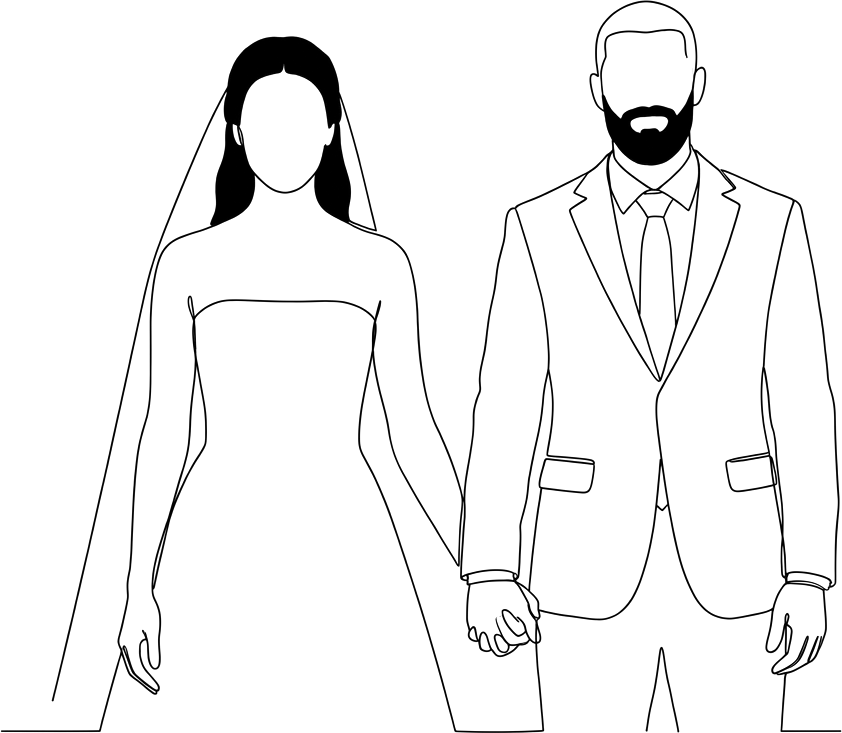
#> input picture img/capa.png, 842 x 733 px
$ python gerar-og.py
#> lines starting #> are read from the running program, lines starting #| are printed output that depends on the picture
#!/usr/bin/env python3
"""Gera a imagem de preview (Open Graph) a partir da ilustração da capa.

    python3 tools/gerar-og.py

A ilustração é preta sobre transparente, então não serve direto: no WhatsApp
a transparência vira preto. Aqui ela é composta sobre o papel do tema e
recolorida no verde, junto do nome em Cormorant Garamond — a mesma fonte do
site, para o preview e a capa parecerem a mesma coisa.
"""
import os
from PIL import Image, ImageDraw, ImageFont

RAIZ = os.path.dirname(os.path.dirname(os.path.abspath(__file__)))
L, A = 1200, 630
PAPEL, SAGE, TINTA, MUTED, DOURADO = (251,250,247), (138,156,126), (38,55,43), (107,114,99), (217,196,139)

EYEBROW = 'U M   P R E S E N T E   P A R A   D E S E M B R U L H A R'
NOME    = 'Bruna e Alexandre'


def cormorant(tamanho):
    f = ImageFont.truetype(os.path.join(RAIZ, 'tools/fontes/cormorant.ttf'), tamanho)
    try:
        f.set_variation_by_axes([300])   # light, como no site
    except Exception:
        pass
    return f


def gerar():
    og = Image.new('RGB', (L, A), PAPEL)
    d = ImageDraw.Draw(og)

    def centro(txt, f, y, cor):
#> called with y = 84, cor = (107, 114, 99)
        x0, y0, x1, y1 = d.textbbox((0, 0), txt, font=f)
#> x0 = 0; y0 = 4; x1 = 553; y1 = 19
        d.text(((L - (x1 - x0)) // 2 - x0, y - y0), txt, font=f, fill=cor)
        return y + (y1 - y0)

    sans = ImageFont.truetype('/System/Library/Fonts/Supplemental/Futura.ttc', 20)
    centro(EYEBROW, sans, 84, MUTED)
    fim = centro(NOME, cormorant(76), 124, TINTA)
#> fim = 181

    filete = fim + 30
#> filete = 211
    d.line([(L//2 - 32, filete), (L//2 + 32, filete)], fill=DOURADO, width=2)

    arte = Image.open(os.path.join(RAIZ, 'img/capa.png')).convert('RGBA')
#> arte is the input picture: PIL image 842x733 RGBA; mean R, G, B, A 0, 0, 0, 13.4
    alvo = 300
    largura = round(arte.width * alvo / arte.height)
#> largura = 345
    arte = arte.resize((largura, alvo), Image.LANCZOS)
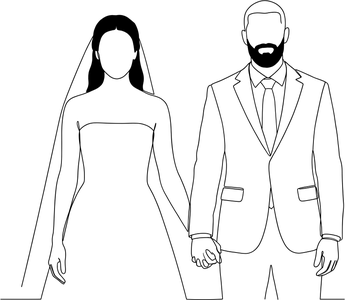
#> arte: PIL image 345x300 RGBA; mean R, G, B, A 0, 0, 0, 14.2; transparent parts drawn white
    verde = Image.new('RGBA', arte.size, SAGE + (0,))
    verde.putalpha(arte.getchannel('A'))
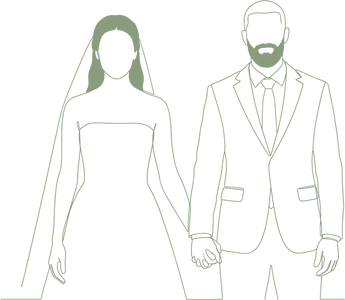
#> verde: PIL image 345x300 RGBA; mean R, G, B, A 138, 156, 126, 14.2; transparent parts drawn white
    og.paste(verde, ((L - largura) // 2, filete + 28), verde)
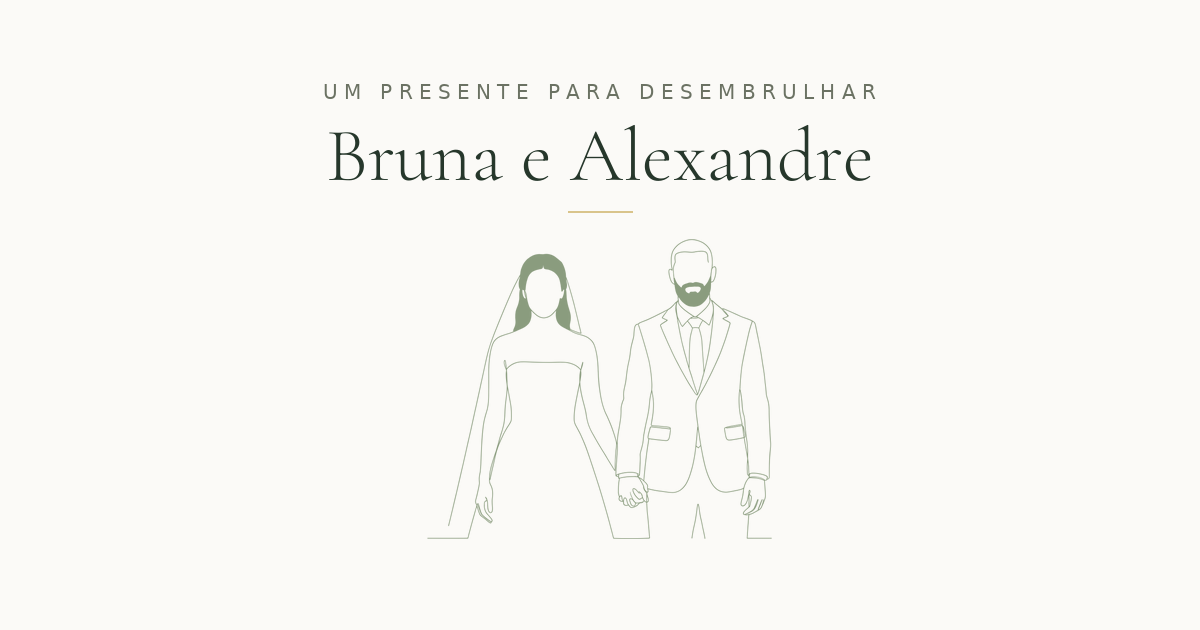
#> og: PIL image 1200x630 RGB; mean R, G, B 248.7, 247.9, 244.6

    destino = os.path.join(RAIZ, 'img/og.png')
    og.save(destino, optimize=True)
    print(f'{destino} {og.size} {os.path.getsize(destino)//1024} KB')
#| img/og.png (1200, 630) 57 KB


if __name__ == '__main__':
    gerar()

$ run again, with img/etapa-1.png copied over img/capa.png
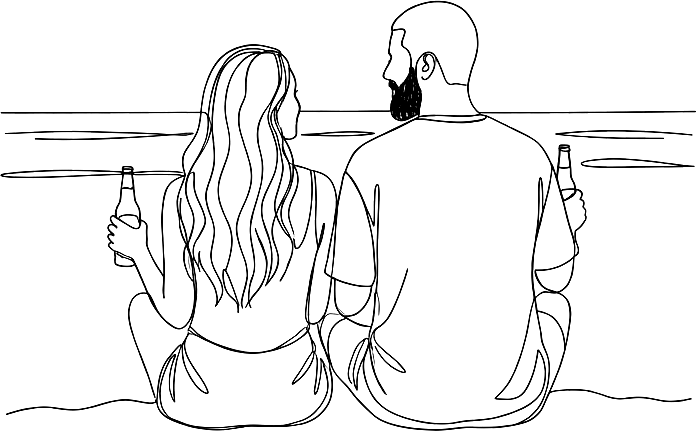
#> input picture img/etapa-1.png, 696 x 431 px
#> x0 = 0; y0 = 4; x1 = 553; y1 = 19
#> fim = 181
#> filete = 211
#> in gerar, arte is the input picture: PIL image 696x431 RGBA; mean R, G, B, A 0, 0, 0, 16.2
#> arte: PIL image 484x300 RGBA
#> in gerar, `verde.putalpha(arte.getchannel('A'))`:
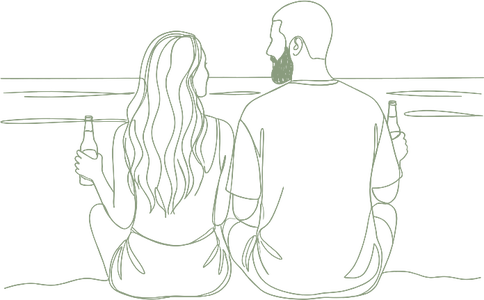
#> verde: PIL image 484x300 RGBA; mean R, G, B, A 138, 156, 126, 17.2; transparent parts drawn white
#> in gerar, `og.paste(verde, ((L - largura) // 2, filete + 28), verde)`:
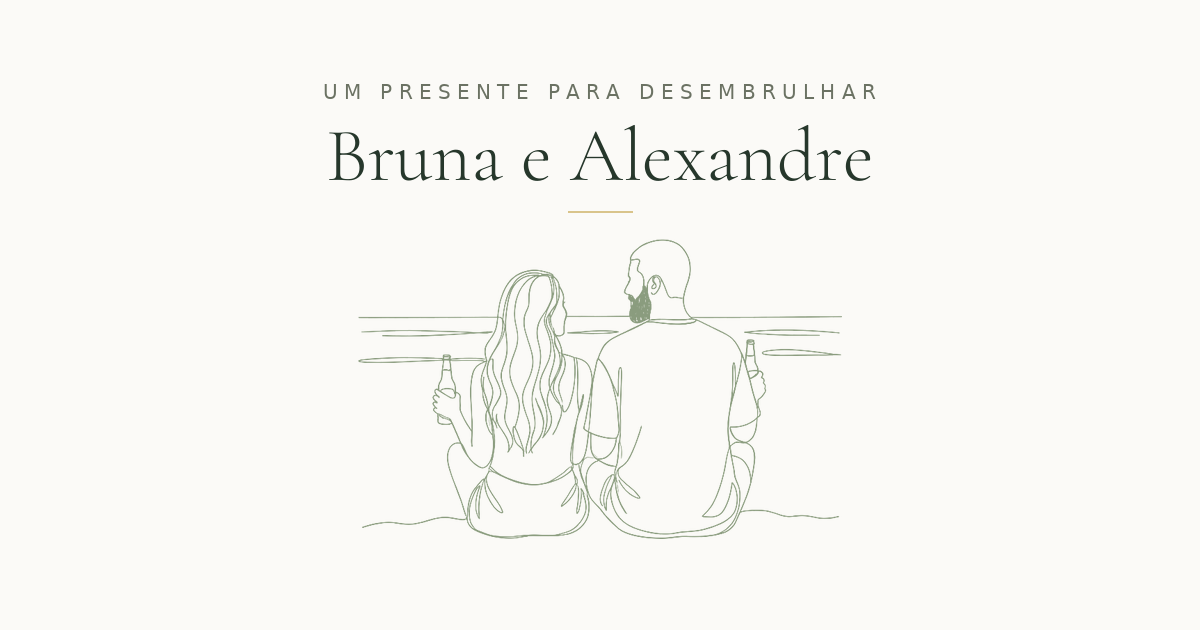
#> og: PIL image 1200x630 RGB; mean R, G, B 248.1, 247.4, 244
#| img/og.png (1200, 630) 84 KB

$ run again, with img/etapa-2.png copied over img/capa.png
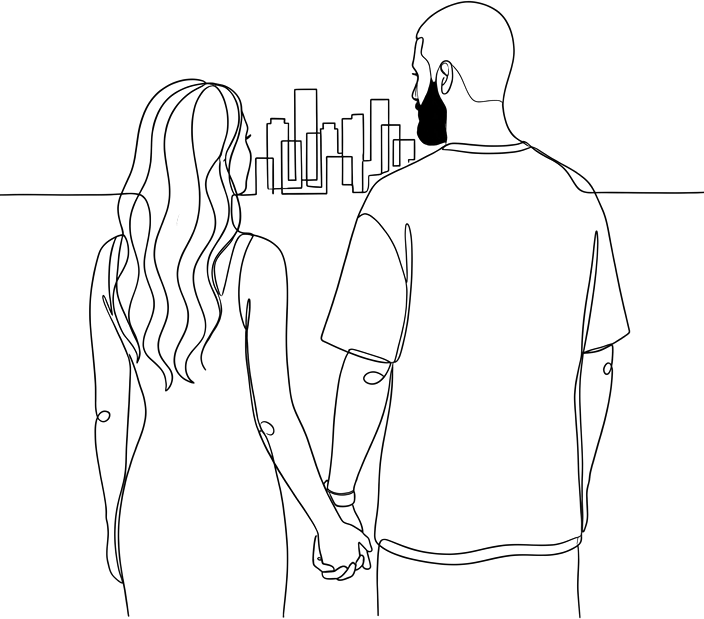
#> input picture img/etapa-2.png, 704 x 619 px
#> x0 = 0; y0 = 4; x1 = 553; y1 = 19
#> fim = 181
#> filete = 211
#> in gerar, arte is the input picture: PIL image 704x619 RGBA; mean R, G, B, A 0, 0, 0, 10.6
#> arte: PIL image 341x300 RGBA
#> in gerar, `verde.putalpha(arte.getchannel('A'))`:
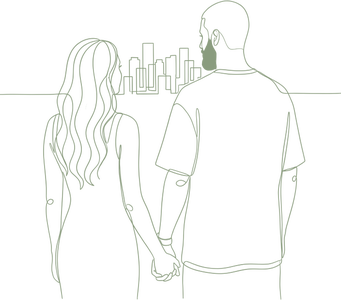
#> verde: PIL image 341x300 RGBA; mean R, G, B, A 138, 156, 126, 11.5; transparent parts drawn white
#> in gerar, `og.paste(verde, ((L - largura) // 2, filete + 28), verde)`:
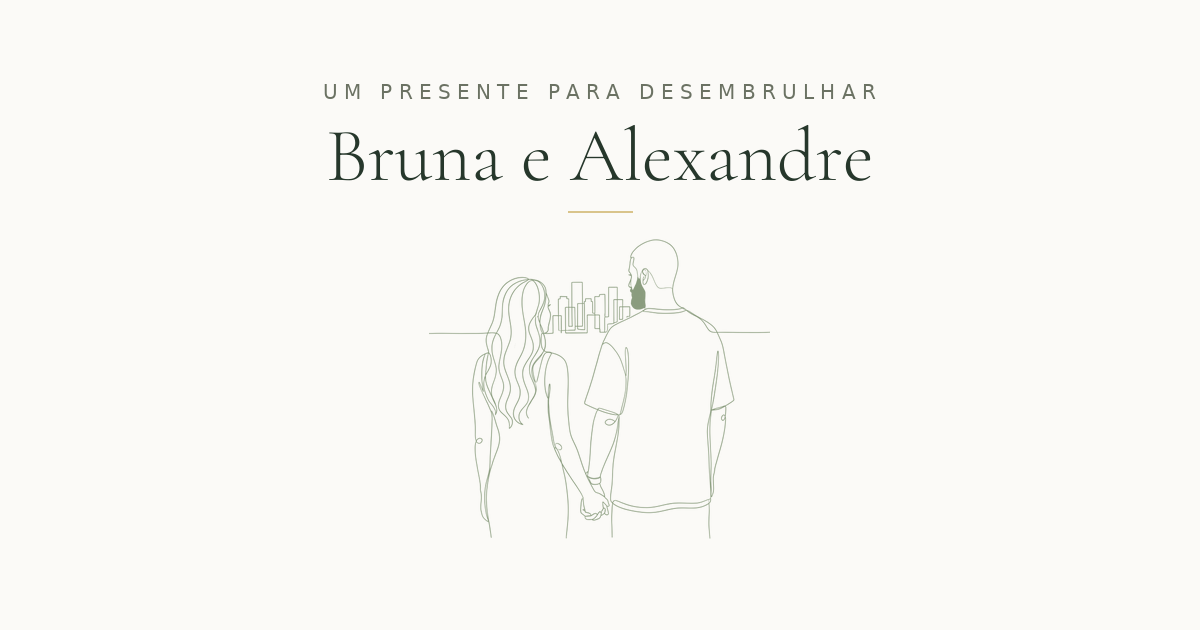
#> og: PIL image 1200x630 RGB; mean R, G, B 248.8, 248.1, 244.8
#| img/og.png (1200, 630) 57 KB

$ run again, with img/etapa-3.png copied over img/capa.png
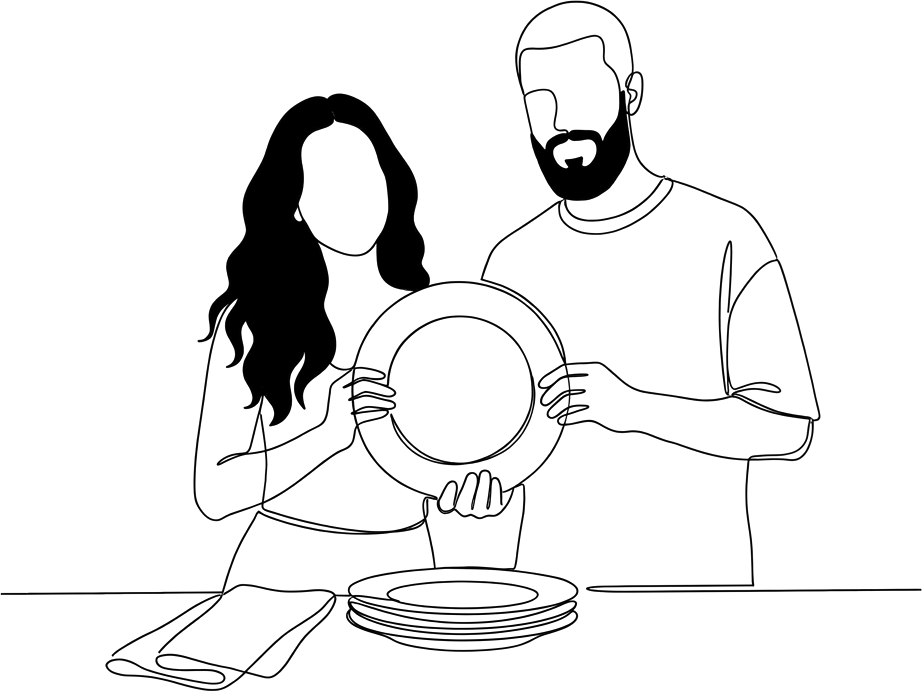
#> input picture img/etapa-3.png, 922 x 691 px
#> x0 = 0; y0 = 4; x1 = 553; y1 = 19
#> fim = 181
#> filete = 211
#> in gerar, arte is the input picture: PIL image 922x691 RGBA; mean R, G, B, A 0, 0, 0, 21.2
#> arte: PIL image 400x300 RGBA
#> in gerar, `verde.putalpha(arte.getchannel('A'))`:
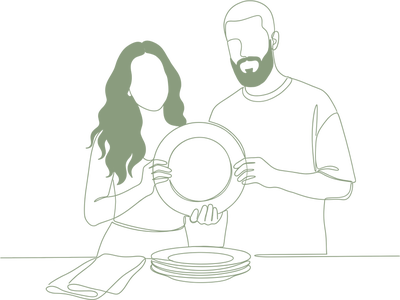
#> verde: PIL image 400x300 RGBA; mean R, G, B, A 138, 156, 126, 21.8; transparent parts drawn white
#> in gerar, `og.paste(verde, ((L - largura) // 2, filete + 28), verde)`:
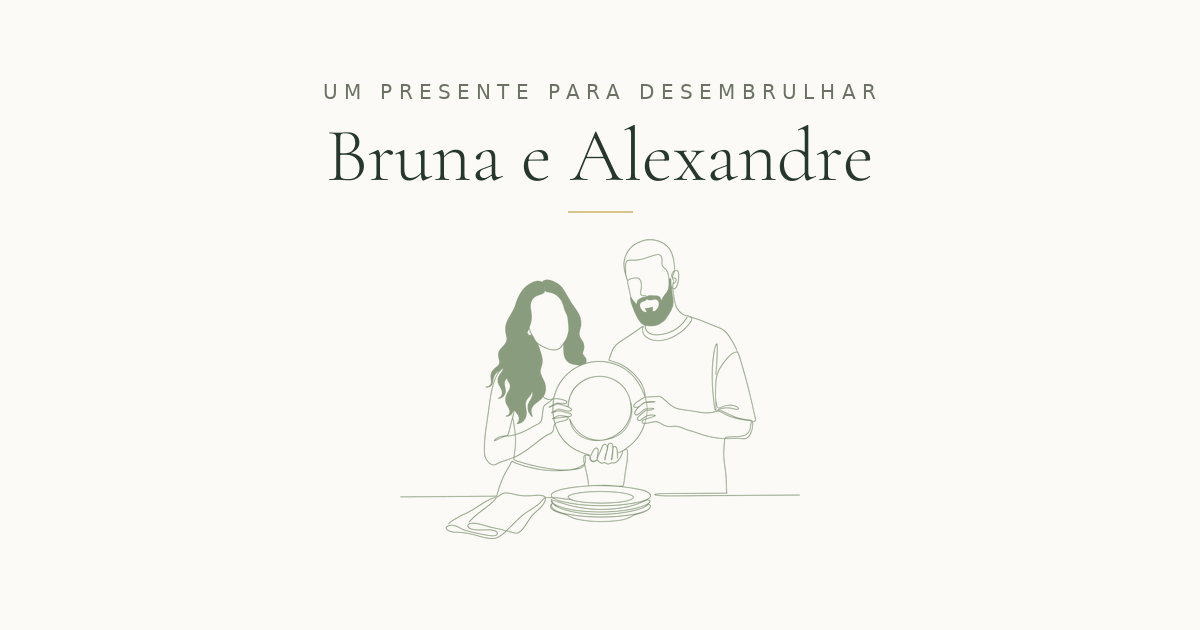
#> og: PIL image 1200x630 RGB; mean R, G, B 248, 247.3, 243.9
#| img/og.png (1200, 630) 60 KB
